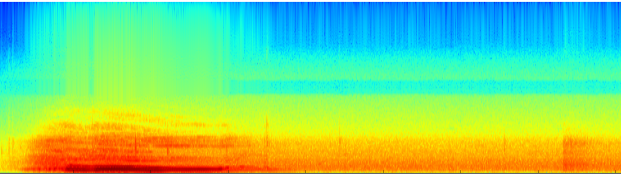
#> input picture img_keypo.png, 621 x 176 px
$ python opencv_spectragram.py   (Python 2 division)
#> lines starting #> are read from the running program, lines starting #| are printed output that depends on the picture; after the words box and inside, x2 and y2 are one past the last pixel; in counts of white or black regions, pixels touching at a corner belong together
print"\tCode for analysing Spectrogram colour \n\t Author: Usama Saqib \n\t website: BitBytelab.co"
import cv2
import numpy as np;
import matplotlib.pyplot as plt

# Read image
im = cv2.imread("img_keypo.png")
#> im is the input picture: shape (176, 621, 3); mean B, G, R 126.3, 212.8, 127.8

lower_red = np.array([0,0,160])
upper_red = np.array([50,50,255])
mask = cv2.inRange(im, lower_red, upper_red)
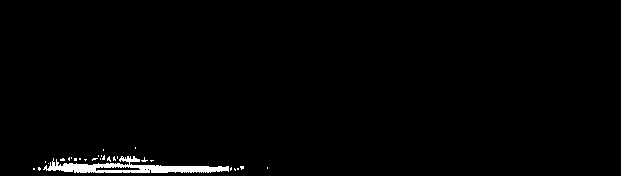
#> mask: shape (176, 621); 1.4% white; 28 white regions (27 under 20 px), largest, box (x1, y1, x2, y2) and area: (43, 156, 229, 173) 1348
mask = cv2.dilate(mask, None, iterations=5)
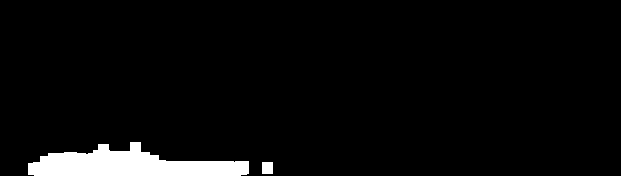
#> mask: shape (176, 621); 4.2% white; 2 white regions, box (x1, y1, x2, y2) and area: (28, 142, 249, 176) 4496, (262, 162, 273, 174) 132


params = cv2.SimpleBlobDetector_Params()


params.filterByColor = True
params.blobColor = 255

detector = cv2.SimpleBlobDetector_create(params)

reversemask=255-mask
#> reversemask: shape (176, 621); 95.8% white; 2 black regions
keypoints = detector.detect(mask)
#> keypoints = 1 keypoints; (x, y, size): (267, 168, 11.7)
cnts = cv2.findContours(mask.copy(), cv2.RETR_EXTERNAL, cv2.CHAIN_APPROX_SIMPLE)[-2]
#> cnts = 2 contours; box (x1, y1, x2, y2) and area: (28, 142, 249, 176) 4242, (262, 162, 273, 174) 110
im_with_keypoints = cv2.drawKeypoints(im, keypoints, np.array([]), (0,255,0), cv2.DRAW_MATCHES_FLAGS_DRAW_RICH_KEYPOINTS)

cv2.imshow('original',im)
cv2.imshow('Blob',mask)
cv2.imshow('Keypoint', im_with_keypoints)

cv2.waitKey(0)
